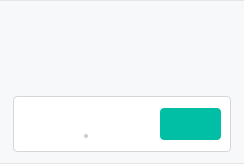
<?xml version="1.0" encoding="UTF-8"?>
<ui version="4.0">
 <class>DuplicatedNodeItem</class>
 <widget class="QWidget" name="DuplicatedNodeItem">
  <property name="geometry">
   <rect>
    <x>0</x>
    <y>0</y>
    <width>244</width>
    <height>163</height>
   </rect>
  </property>
  <property name="sizePolicy">
   <sizepolicy hsizetype="Preferred" vsizetype="Expanding">
    <horstretch>0</horstretch>
    <verstretch>0</verstretch>
   </sizepolicy>
  </property>
  <property name="minimumSize">
   <size>
    <width>0</width>
    <height>0</height>
   </size>
  </property>
  <property name="maximumSize">
   <size>
    <width>16777215</width>
    <height>16777215</height>
   </size>
  </property>
  <property name="windowTitle">
   <string notr="true"/>
  </property>
  <property name="styleSheet">
   <string notr="true">#container{
   background-color: #F7F8F9;
   border-top: 1px solid rgba(0,0,0,0.08);
   border-bottom: 1px solid rgba(0,0,0,0.08);
}

</string>
  </property>
  <layout class="QVBoxLayout" name="verticalLayout">
   <property name="spacing">
    <number>0</number>
   </property>
   <property name="leftMargin">
    <number>0</number>
   </property>
   <property name="topMargin">
    <number>0</number>
   </property>
   <property name="rightMargin">
    <number>0</number>
   </property>
   <property name="bottomMargin">
    <number>0</number>
   </property>
   <item>
    <widget class="QFrame" name="container">
     <property name="sizePolicy">
      <sizepolicy hsizetype="Preferred" vsizetype="Expanding">
       <horstretch>0</horstretch>
       <verstretch>0</verstretch>
      </sizepolicy>
     </property>
     <property name="styleSheet">
      <string notr="true">#fSelectionBox
{
    border: 1px solid #D6D6D6;
    border-radius: 4px;
    background-color: #FFFFFF;
}

#lTitle
{
   font-family: Lato;
   line-height: 20px;
   font-size: 16px;
   font-weight: 700; 
   color: #333333;
}

#lDescription, #lLearnMore
{
   font-family: Lato;
   line-height: 16px;
   font-size: 13px;
   font-weight: 400; 
   color: #333333;
}

#titleContainer, #titleContainer QLabel
{
   background-color: #F7F8F9;
}
</string>
     </property>
     <property name="frameShape">
      <enum>QFrame::Panel</enum>
     </property>
     <layout class="QVBoxLayout" name="verticalLayout_2">
      <property name="spacing">
       <number>12</number>
      </property>
      <property name="leftMargin">
       <number>12</number>
      </property>
      <property name="topMargin">
       <number>0</number>
      </property>
      <property name="rightMargin">
       <number>12</number>
      </property>
      <property name="bottomMargin">
       <number>11</number>
      </property>
      <item>
       <widget class="QWidget" name="titleContainer" native="true">
        <layout class="QVBoxLayout" name="verticalLayout_3">
         <property name="spacing">
          <number>8</number>
         </property>
         <property name="leftMargin">
          <number>10</number>
         </property>
         <property name="topMargin">
          <number>12</number>
         </property>
         <property name="rightMargin">
          <number>0</number>
         </property>
         <property name="bottomMargin">
          <number>0</number>
         </property>
         <item>
          <widget class="QLabel" name="lTitle">
           <property name="text">
            <string notr="true"/>
           </property>
          </widget>
         </item>
         <item>
          <widget class="QLabel" name="lDescription">
           <property name="text">
            <string/>
           </property>
          </widget>
         </item>
         <item>
          <widget class="QLabel" name="lLearnMore">
           <property name="sizePolicy">
            <sizepolicy hsizetype="Preferred" vsizetype="Fixed">
             <horstretch>0</horstretch>
             <verstretch>0</verstretch>
            </sizepolicy>
           </property>
           <property name="minimumSize">
            <size>
             <width>0</width>
             <height>20</height>
            </size>
           </property>
           <property name="text">
            <string notr="true"/>
           </property>
           <property name="openExternalLinks">
            <bool>true</bool>
           </property>
          </widget>
         </item>
        </layout>
       </widget>
      </item>
      <item>
       <widget class="QFrame" name="fSelectionBox">
        <property name="sizePolicy">
         <sizepolicy hsizetype="Expanding" vsizetype="Expanding">
          <horstretch>0</horstretch>
          <verstretch>0</verstretch>
         </sizepolicy>
        </property>
        <property name="minimumSize">
         <size>
          <width>0</width>
          <height>56</height>
         </size>
        </property>
        <property name="maximumSize">
         <size>
          <width>16777215</width>
          <height>16777215</height>
         </size>
        </property>
        <property name="styleSheet">
         <string notr="true">#bAction
{
    border: solid 1px #000000;
    border-radius: 4px;
    font-family: Lato;
    font-size: 14px;
    line-height: 20px;
    font-weight: 400;
    padding: 6px 12px 6px 12px;
    background-color: #00BFA5;
    color: #FFFFFF;
}

#lNodeName
{
    font-family: Lato;
    font-size: 13px;
    font-weight: 700;
    line-height: 15px;
    background-color: transparent;
    color: #333333;
}

#lDate, #lSize
{
    font-family: Lato;
    font-size: 12px;
    font-weight: 400;
    line-height: 14px;
    background-color: transparent;
    color: #333333;
}

#lIcon
{
   background-color: transparent;
}</string>
        </property>
        <property name="frameShape">
         <enum>QFrame::Panel</enum>
        </property>
        <property name="frameShadow">
         <enum>QFrame::Plain</enum>
        </property>
        <layout class="QHBoxLayout" name="horizontalLayout" stretch="0,1,0">
         <property name="leftMargin">
          <number>4</number>
         </property>
         <property name="topMargin">
          <number>4</number>
         </property>
         <property name="rightMargin">
          <number>9</number>
         </property>
         <property name="bottomMargin">
          <number>4</number>
         </property>
         <item>
          <widget class="QLabel" name="lIcon">
           <property name="minimumSize">
            <size>
             <width>48</width>
             <height>48</height>
            </size>
           </property>
           <property name="maximumSize">
            <size>
             <width>48</width>
             <height>48</height>
            </size>
           </property>
           <property name="text">
            <string/>
           </property>
          </widget>
         </item>
         <item>
          <widget class="QWidget" name="wNode" native="true">
           <property name="sizePolicy">
            <sizepolicy hsizetype="Expanding" vsizetype="Expanding">
             <horstretch>0</horstretch>
             <verstretch>0</verstretch>
            </sizepolicy>
           </property>
           <layout class="QVBoxLayout" name="verticalLayout_4">
            <property name="spacing">
             <number>0</number>
            </property>
            <property name="leftMargin">
             <number>0</number>
            </property>
            <property name="topMargin">
             <number>4</number>
            </property>
            <property name="rightMargin">
             <number>0</number>
            </property>
            <property name="bottomMargin">
             <number>4</number>
            </property>
            <item>
             <widget class="WordWrapLabel" name="lNodeName">
              <property name="sizePolicy">
               <sizepolicy hsizetype="Expanding" vsizetype="Expanding">
                <horstretch>0</horstretch>
                <verstretch>0</verstretch>
               </sizepolicy>
              </property>
              <property name="text">
               <string notr="true"/>
              </property>
             </widget>
            </item>
            <item>
             <widget class="QWidget" name="wNodeInfo" native="true">
              <property name="styleSheet">
               <string notr="true">#point
{
    border-radius: 2px;
    background-color: rgba(0,0,0,0.2);
}</string>
              </property>
              <layout class="QHBoxLayout" name="horizontalLayout_2">
               <property name="spacing">
                <number>5</number>
               </property>
               <property name="leftMargin">
                <number>0</number>
               </property>
               <property name="topMargin">
                <number>0</number>
               </property>
               <property name="rightMargin">
                <number>0</number>
               </property>
               <property name="bottomMargin">
                <number>0</number>
               </property>
               <item>
                <widget class="QLabel" name="lSize">
                 <property name="text">
                  <string/>
                 </property>
                </widget>
               </item>
               <item>
                <widget class="QWidget" name="point" native="true">
                 <property name="minimumSize">
                  <size>
                   <width>4</width>
                   <height>4</height>
                  </size>
                 </property>
                 <property name="maximumSize">
                  <size>
                   <width>4</width>
                   <height>4</height>
                  </size>
                 </property>
                </widget>
               </item>
               <item>
                <widget class="QLabel" name="lDate">
                 <property name="text">
                  <string/>
                 </property>
                </widget>
               </item>
               <item>
                <spacer name="horizontalSpacer_2">
                 <property name="orientation">
                  <enum>Qt::Horizontal</enum>
                 </property>
                 <property name="sizeHint" stdset="0">
                  <size>
                   <width>0</width>
                   <height>0</height>
                  </size>
                 </property>
                </spacer>
               </item>
              </layout>
             </widget>
            </item>
           </layout>
          </widget>
         </item>
         <item>
          <widget class="QWidget" name="wActionButton" native="true">
           <property name="sizePolicy">
            <sizepolicy hsizetype="Fixed" vsizetype="Preferred">
             <horstretch>0</horstretch>
             <verstretch>0</verstretch>
            </sizepolicy>
           </property>
           <property name="minimumSize">
            <size>
             <width>100</width>
             <height>0</height>
            </size>
           </property>
           <property name="maximumSize">
            <size>
             <width>100</width>
             <height>16777215</height>
            </size>
           </property>
           <layout class="QHBoxLayout" name="horizontalLayout_3">
            <property name="leftMargin">
             <number>0</number>
            </property>
            <property name="topMargin">
             <number>0</number>
            </property>
            <property name="rightMargin">
             <number>0</number>
            </property>
            <property name="bottomMargin">
             <number>0</number>
            </property>
            <item>
             <spacer name="horizontalSpacer_3">
              <property name="orientation">
               <enum>Qt::Horizontal</enum>
              </property>
              <property name="sizeType">
               <enum>QSizePolicy::Expanding</enum>
              </property>
              <property name="sizeHint" stdset="0">
               <size>
                <width>0</width>
                <height>0</height>
               </size>
              </property>
             </spacer>
            </item>
            <item>
             <widget class="QPushButton" name="bAction">
              <property name="minimumSize">
               <size>
                <width>0</width>
                <height>32</height>
               </size>
              </property>
              <property name="maximumSize">
               <size>
                <width>16777215</width>
                <height>32</height>
               </size>
              </property>
              <property name="cursor">
               <cursorShape>PointingHandCursor</cursorShape>
              </property>
              <property name="text">
               <string notr="true"/>
              </property>
             </widget>
            </item>
           </layout>
          </widget>
         </item>
        </layout>
       </widget>
      </item>
     </layout>
    </widget>
   </item>
  </layout>
 </widget>
 <customwidgets>
  <customwidget>
   <class>WordWrapLabel</class>
   <extends>QLabel</extends>
   <header>WordWrapLabel.h</header>
  </customwidget>
 </customwidgets>
 <resources/>
 <connections/>
</ui>
